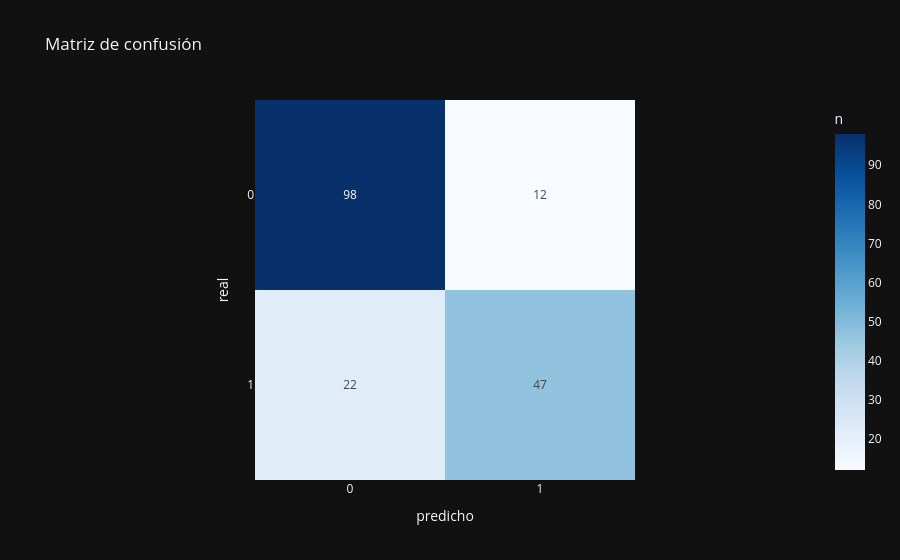
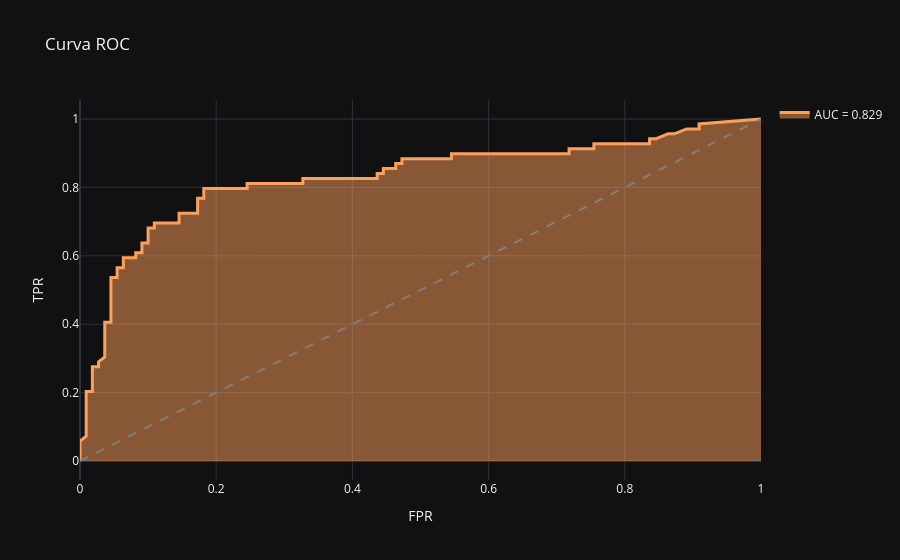

Source (notebook cell) for these figures, in order:
### Markdown cell above
## 📊 5 · Evaluación

Desempeño sobre datos nunca vistos (set de test).

### Code cell
# 5 · Evaluación en test (datos nunca vistos)
from sklearn.metrics import classification_report, confusion_matrix, roc_curve, auc
y_pred = best.predict(X_test)
print(classification_report(y_test, y_pred))
labels = sorted(map(str, y.unique()))
cm = confusion_matrix(y_test, y_pred)
px.imshow(cm, x=labels, y=labels, text_auto=True, color_continuous_scale='Blues',
          labels=dict(x='predicho', y='real', color='n'), title='Matriz de confusión').show()
if y.nunique() == 2 and hasattr(best, 'predict_proba'):
    pos = sorted(y.unique())[-1]
    proba = best.predict_proba(X_test)[:, list(best.classes_).index(pos)]
    fpr, tpr, _ = roc_curve((y_test == pos).astype(int), proba)
    fig = go.Figure()
    fig.add_trace(go.Scatter(x=fpr, y=tpr, mode='lines', line=dict(color=ACCENT, width=3),
                             name=f'AUC = {auc(fpr, tpr):.3f}', fill='tozeroy'))
    fig.add_trace(go.Scatter(x=[0, 1], y=[0, 1], mode='lines',
                             line=dict(dash='dash', color='gray'), showlegend=False))
    fig.update_layout(title='Curva ROC', xaxis_title='FPR', yaxis_title='TPR', template='plotly_dark')
    fig.show()

### Figure 1 — Plotly figure (JSON) as saved in the notebook; plotly's stock layout.template omitted (floating-point values rounded to 4 significant figures)
{"data": [{"coloraxis": "coloraxis", "hovertemplate": "predicho: %{x}<br>real: %{y}<br>n: %{z}<extra></extra>", "name": "0", "texttemplate": "%{z}", "type": "heatmap", "x": ["0", "1"], "xaxis": "x", "y": ["0", "1"], "yaxis": "y", "z": [[98, 12], [22, 47]]}], "layout": {"coloraxis": {"colorbar": {"title": {"text": "n"}}, "colorscale": [[0.0, "rgb(247,251,255)"], [0.125, "rgb(222,235,247)"], [0.25, "rgb(198,219,239)"], [0.375, "rgb(158,202,225)"], [0.5, "rgb(107,174,214)"], [0.625, "rgb(66,146,198)"], [0.75, "rgb(33,113,181)"], [0.875, "rgb(8,81,156)"], [1.0, "rgb(8,48,107)"]]}, "title": {"text": "Matriz de confusión"}, "xaxis": {"anchor": "y", "constrain": "domain", "domain": [0.0, 1.0], "scaleanchor": "y", "title": {"text": "predicho"}}, "yaxis": {"anchor": "x", "autorange": "reversed", "constrain": "domain", "domain": [0.0, 1.0], "title": {"text": "real"}}}}

### Figure 2 — Plotly figure (JSON) as saved in the notebook; plotly's stock layout.template omitted (floating-point values rounded to 4 significant figures)
{"data": [{"fill": "tozeroy", "line": {"color": "#ff9f5c", "width": 3}, "mode": "lines", "name": "AUC = 0.829", "type": "scatter", "x": [0.0, 0.0, 0.009091, 0.009091, 0.009091, 0.009091, 0.01818, 0.01818, 0.02727, 0.02727, 0.03636, 0.03636, 0.03636, 0.04545, 0.04545, 0.04545, 0.05455, 0.05455, 0.06364, 0.06364, 0.08182, 0.08182, 0.09091, 0.09091, 0.1, 0.1, 0.1091, 0.1091, 0.1455, 0.1455, 0.1727, 0.1727, 0.1818, 0.1818, 0.2, 0.2455, 0.2455, 0.3091, 0.3273, 0.3273, 0.4364, 0.4364, 0.4455, 0.4455, 0.4636, 0.4636, 0.4727, 0.4727, 0.5455, 0.5455, 0.5818, 0.6, 0.6818, 0.7, 0.7182, 0.7182, 0.7364, 0.7545, 0.7545, 0.7909, 0.8182, 0.8364, 0.8364, 0.8455, 0.8636, 0.8727, 0.8909, 0.9091, 0.9091, 1.0], "y": [0.0, 0.05797, 0.07246, 0.1159, 0.1739, 0.2029, 0.2029, 0.2754, 0.2754, 0.2899, 0.3043, 0.3768, 0.4058, 0.4058, 0.4348, 0.5362, 0.5362, 0.5652, 0.5652, 0.5942, 0.5942, 0.6087, 0.6087, 0.6377, 0.6377, 0.6812, 0.6812, 0.6957, 0.6957, 0.7246, 0.7246, 0.7681, 0.7681, 0.7971, 0.7971, 0.7971, 0.8116, 0.8116, 0.8116, 0.8261, 0.8261, 0.8406, 0.8406, 0.8551, 0.8551, 0.8696, 0.8696, 0.8841, 0.8841, 0.8986, 0.8986, 0.8986, 0.8986, 0.8986, 0.8986, 0.913, 0.913, 0.913, 0.9275, 0.9275, 0.9275, 0.9275, 0.942, 0.942, 0.9565, 0.9565, 0.971, 0.971, 0.9855, 1.0]}, {"line": {"color": "gray", "dash": "dash"}, "mode": "lines", "showlegend": false, "type": "scatter", "x": [0, 1], "y": [0, 1]}], "layout": {"title": {"text": "Curva ROC"}, "xaxis": {"title": {"text": "FPR"}}, "yaxis": {"title": {"text": "TPR"}}}}
